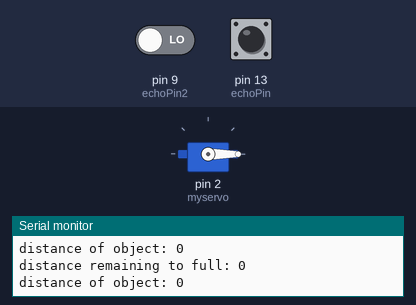
A sketch run on a simulated Arduino Uno, built with avr-gcc and run on an emulated ATmega328P. On the bench: servo, the last lines printed to the serial monitor. The inputs (shaded band) are chosen by the test bench; at power-on: pin 13 (echoPin) LOW, pin 9 (echoPin2) LOW.

Above: at 3.9 s.
4.0 s: pin 13 (echoPin) pulsed HIGH 2 times (0.12 s each, 0.3 s apart)
At 5.8 s:
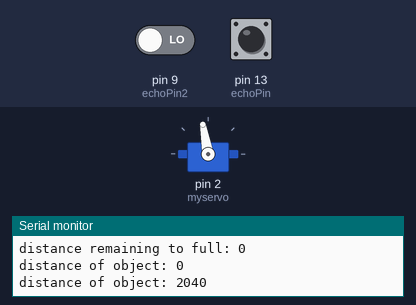
Timing chart, 0 to 9.0 s (numbered marks = the images above; inputs shaded):
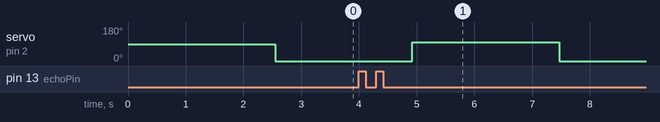

The sketch:

dustbin_sms_lid.ino
```cpp
#include <Servo.h>             //Servo library
Servo myservo;        //initialize a servo object for the connected servo
String angle;

//for lid
const int trigPin = 12;
const int echoPin = 13;
long duration;
int distance;

//for sms
const int trigPin2 = 8;
const int echoPin2 = 9;
long duration2;
int distance2,j=0,pos;

void setup(){
  Serial.begin(9600);
  pinMode(trigPin, OUTPUT);
  pinMode(echoPin, INPUT);
  pinMode(trigPin2, OUTPUT);
  pinMode(echoPin2, INPUT);
  myservo.attach(2);
}

void loop(){
  //lid distance
  object();

  //sms distance
  digitalWrite(trigPin2, LOW);
  delayMicroseconds(10);
  digitalWrite(trigPin2, HIGH);
  delayMicroseconds(10);

  duration2 = pulseIn(echoPin2, HIGH);
  distance2 = (duration2*340*pow(10,-4)/2);
  Serial.print("distance remaining to full: ");
  Serial.println(distance2);
  Serial.println("");
  delay(50);

 //servo
  while(distance < 10) {
    myservo.write(0);
    delay(50);
    object();
    }


    myservo.write(100);


 //sms
  if((distance2 <= 5)&&(j==0)&&(distance2!=0)) {
      Serial.println("AT+CMGF=1");
      delay(1000);
      Serial.println("AT+CMGS=\"+916381625435\"\r");
      delay(1000);
      Serial.println("Dustbin Full! RemoveTrash");
      delay(500);
      Serial.println((char)26);
      delay(1000);
      j++;
   }
  }

 void object() {
  digitalWrite(trigPin, LOW);
  delayMicroseconds(10);
  digitalWrite(trigPin, HIGH);
  delayMicroseconds(10);

  duration = pulseIn(echoPin, HIGH);
  distance = (duration*340*pow(10,-4)/2);
  Serial.print("distance of object: ");
  Serial.println(distance);
  delay(500);
  }
```

Measured:
- after the input at 4.0 s, servo on pin 2 (myservo): 0° → 100° after 0.92 s, → 0° 2.6 s later
